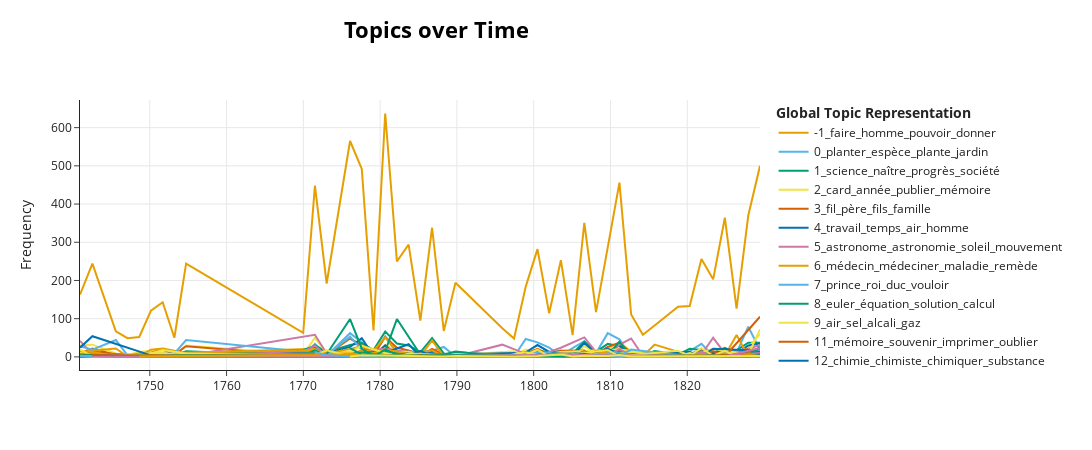

Notebook code cell kept with this figure:
### Code cell
model.visualize_topics_over_time(topics_over_time)
